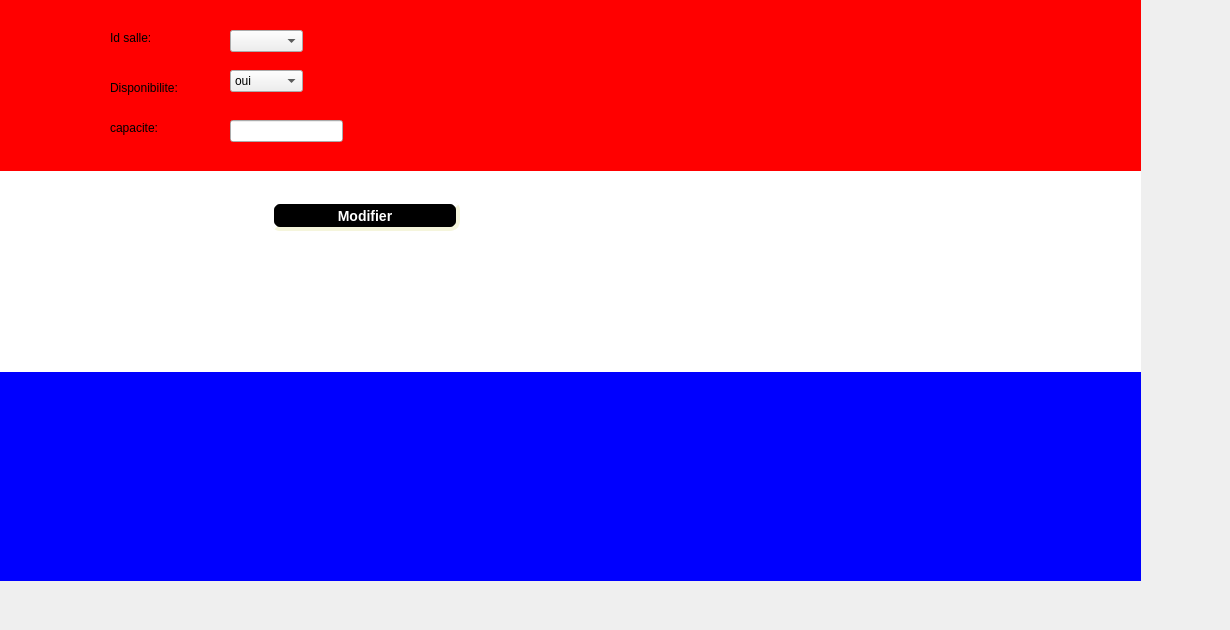
          <widget class="QWidget" name="tab_32">
           <attribute name="title">
            <string>modifier salle</string>
           </attribute>
           <widget class="QLabel" name="label_79">
            <property name="geometry">
             <rect>
              <x>110</x>
              <y>80</y>
              <width>81</width>
              <height>16</height>
             </rect>
            </property>
            <property name="text">
             <string>Disponibilite:</string>
            </property>
           </widget>
           <widget class="QLabel" name="label_80">
            <property name="geometry">
             <rect>
              <x>110</x>
              <y>30</y>
              <width>91</width>
              <height>16</height>
             </rect>
            </property>
            <property name="text">
             <string>Id salle:</string>
            </property>
           </widget>
           <widget class="QComboBox" name="id_m_2">
            <property name="geometry">
             <rect>
              <x>230</x>
              <y>30</y>
              <width>73</width>
              <height>22</height>
             </rect>
            </property>
           </widget>
           <widget class="QPushButton" name="modifier1">
            <property name="geometry">
             <rect>
              <x>270</x>
              <y>200</y>
              <width>190</width>
              <height>31</height>
             </rect>
            </property>
            <property name="styleSheet">
             <string notr="true">background-color: rgb(0, 0, 0);
color: rgb(255, 255, 255);
     border-style: outset;
     border-width: 4px;
     border-radius: 10px;
     border-color: beige;
     font: bold 14px;
     min-width: 10em;
     padding: 6px</string>
            </property>
            <property name="text">
             <string>Modifier</string>
            </property>
           </widget>
           <widget class="QComboBox" name="comboBox_m">
            <property name="geometry">
             <rect>
              <x>230</x>
              <y>70</y>
              <width>73</width>
              <height>22</height>
             </rect>
            </property>
            <item>
             <property name="text">
              <string>oui</string>
             </property>
            </item>
            <item>
             <property name="text">
              <string>non</string>
             </property>
            </item>
           </widget>
           <widget class="QLineEdit" name="capacite_m">
            <property name="geometry">
             <rect>
              <x>230</x>
              <y>120</y>
              <width>113</width>
              <height>22</height>
             </rect>
            </property>
           </widget>
           <widget class="QLabel" name="label_81">
            <property name="geometry">
             <rect>
              <x>110</x>
              <y>120</y>
              <width>71</width>
              <height>16</height>
             </rect>
            </property>
            <property name="text">
             <string>capacite:</string>
            </property>
           </widget>
           <widget class="QLabel" name="label_100">
            <property name="geometry">
             <rect>
              <x>-80</x>
              <y>-40</y>
              <width>1221</width>
              <height>621</height>
             </rect>
            </property>
            <property name="styleSheet">
             <string notr="true">background-color: qlineargradient(spread:pad, x1:0, y1:0, x2:0, y2:1, stop:0 rgba(255, 0, 0, 255), stop:0.339795 rgba(255, 0, 0, 255), stop:0.339799 rgba(255, 255, 255, 255), stop:0.662444 rgba(255, 255, 255, 255), stop:0.662469 rgba(0, 0, 255, 255), stop:1 rgba(0, 0, 255, 255));
alternate-background-color: rgb(255, 255, 0);</string>
            </property>
            <property name="text">
             <string/>
            </property>
            <property name="pixmap">
             <pixmap>../../project/panneau-clap-film-fond-rose-pour-equipement-tournage_9555-779.jpg</pixmap>
            </property>
            <property name="scaledContents">
             <bool>true</bool>
            </property>
           </widget>
           <zorder>label_100</zorder>
           <zorder>label_79</zorder>
           <zorder>label_80</zorder>
           <zorder>id_m_2</zorder>
           <zorder>modifier1</zorder>
           <zorder>comboBox_m</zorder>
           <zorder>capacite_m</zorder>
           <zorder>label_81</zorder>
          </widget>
